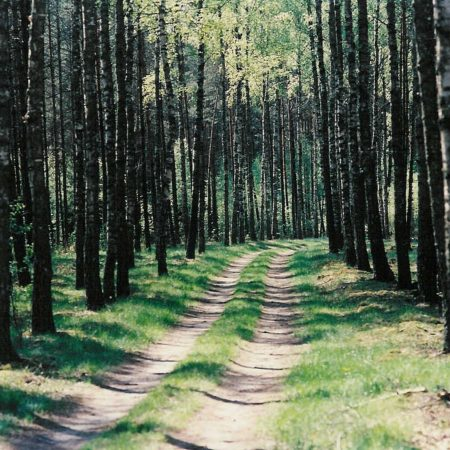
#> input picture Data Science/forest.jpg, 450 x 450 px, found by its file name
$ jupyter execute image_data_operations2.ipynb
#> lines starting #> are read from the running program, lines starting #| are printed output that depends on the picture
[cell 1]
#Importing Packages

import cv2
import numpy as np
import matplotlib.pyplot as plt
cv2.__version__

[cell 2]
# loading images , reshaping images

img1 = cv2.imread('C:/Users/kajan/OneDrive/Documents/Data Science/forest.jpg')
#> img1 is the input picture: shape (450, 450, 3); mean B, G, R 82.1, 100.2, 89.7
img2 = cv2.imread('C:/Users/kajan/OneDrive/Documents/Data Science/people-walking.jpg')
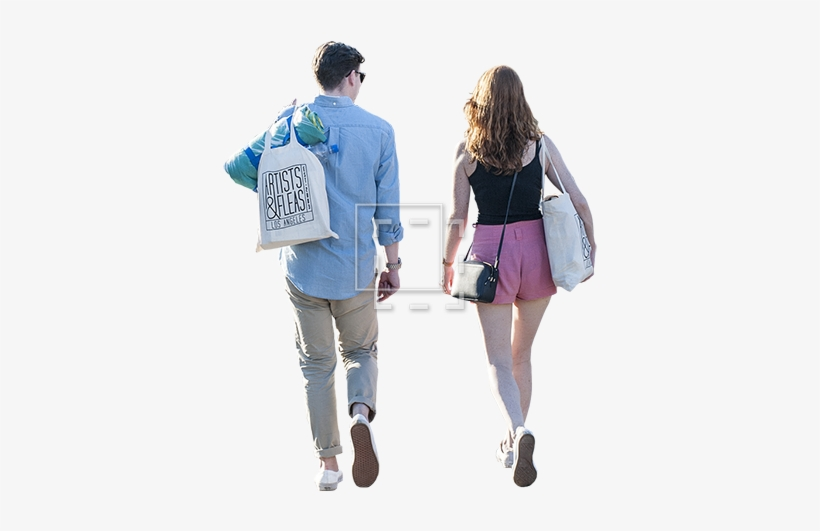
#> input picture Data Science/people-walking.jpg, 820 x 531 px, found by its file name
#> img2 is the input picture: shape (531, 820, 3); mean B, G, R 230, 227.3, 226.6

type(img1)
print('showing the size of image 1' ,img1.shape)
#| showing the size of image 1 (450, 450, 3)
print('showing the size of image 2' ,img2.shape)
#| showing the size of image 2 (531, 820, 3)


img1_reshaped = cv2.resize(img1,(300,300),interpolation=cv2.INTER_AREA)
img2_reshaped = cv2.resize(img2,(300,300),interpolation=cv2.INTER_AREA)
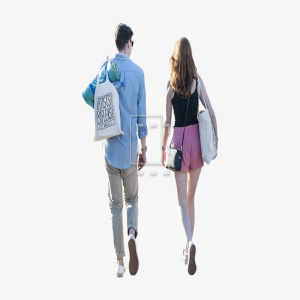
#> img2_reshaped: shape (300, 300, 3); mean B, G, R 230, 227.3, 226.6

print('Showing new size for the img2', img2_reshaped.shape)
#| Showing new size for the img2 (300, 300, 3)

[cell 3]
#printing the images

plt.figure(figsize=(10,10))
plt.subplot(121)
plt.imshow(img1_reshaped)
plt.subplot(122)
plt.imshow(img2_reshaped)
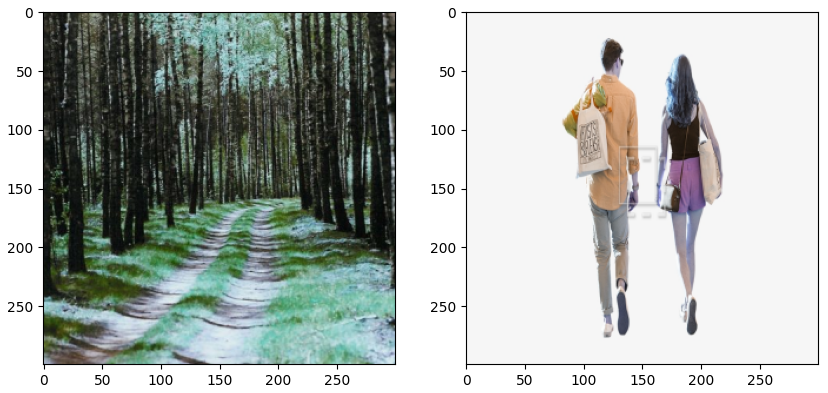
#> figure drawn by matplotlib, 2 panels; B, G, R data is drawn as R, G, B

[cell 4]
#Printing RGB Channels funcition is (gca)

plt.figure(figsize=(10,10))
plt.subplot(131)
plt.imshow(img1_reshaped[:,:,0])
plt.gca().set_title('Red Channel')

plt.subplot(132)
plt.imshow(img1_reshaped[:,:,1])
plt.gca().set_title('Green Channel')

plt.subplot(133)
plt.imshow(img1_reshaped[:,:,2])
plt.gca().set_title('Blue Channel')
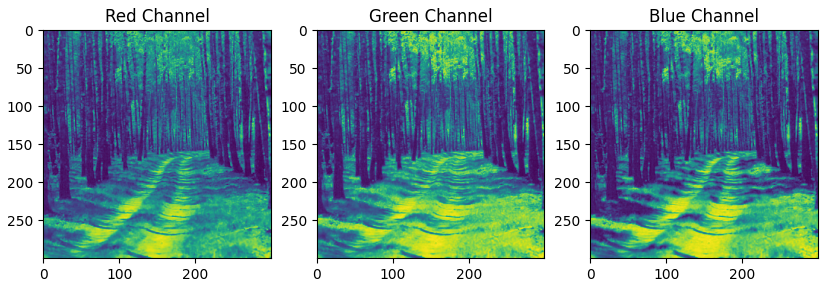
#> figure drawn by matplotlib, 3 panels

[cell 5]
#Adding images to each other

dst = cv2.addWeighted(img2_reshaped,0.5,img1_reshaped,0.3,0.1)
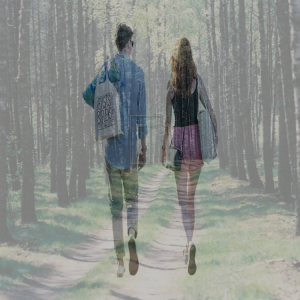
#> dst: shape (300, 300, 3); mean B, G, R 139.7, 143.8, 140.3
plt.figure(figsize=(10,10))
plt.imshow(dst)

[cell 6]
dst_subt = cv2.subtract(img1_reshaped, img2_reshaped)
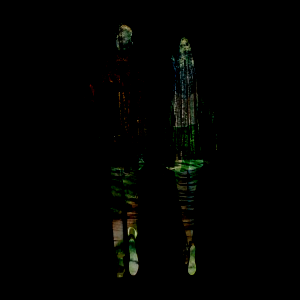
#> dst_subt: shape (300, 300, 3); mean B, G, R 1.4, 2.6, 2.1
plt.figure(figsize=(10,10))
plt.imshow(dst_subt)

[cell 7]
# Working with the thir image. (Image colors range from 0-255), (Use gca() to set titles)

img3 = cv2.imread('C:/Users/kajan/OneDrive/Documents/Data Science/cat.jpg')
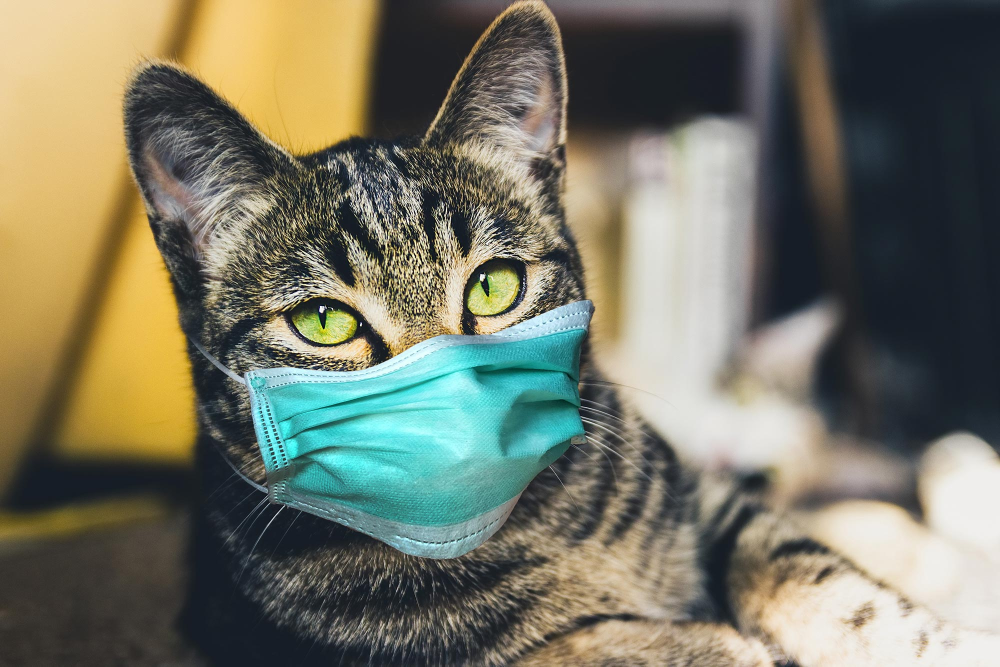
#> input picture Data Science/cat.jpg, 2000 x 1333 px, found by its file name (shown at 1/2 size)
#> img3 is the input picture: shape (1333, 2000, 3); mean B, G, R 100.5, 117.1, 117.1
print('showing th esize of the images' ,img3.shape)
#| showing th esize of the images (1333, 2000, 3)


negative = 255 - img3
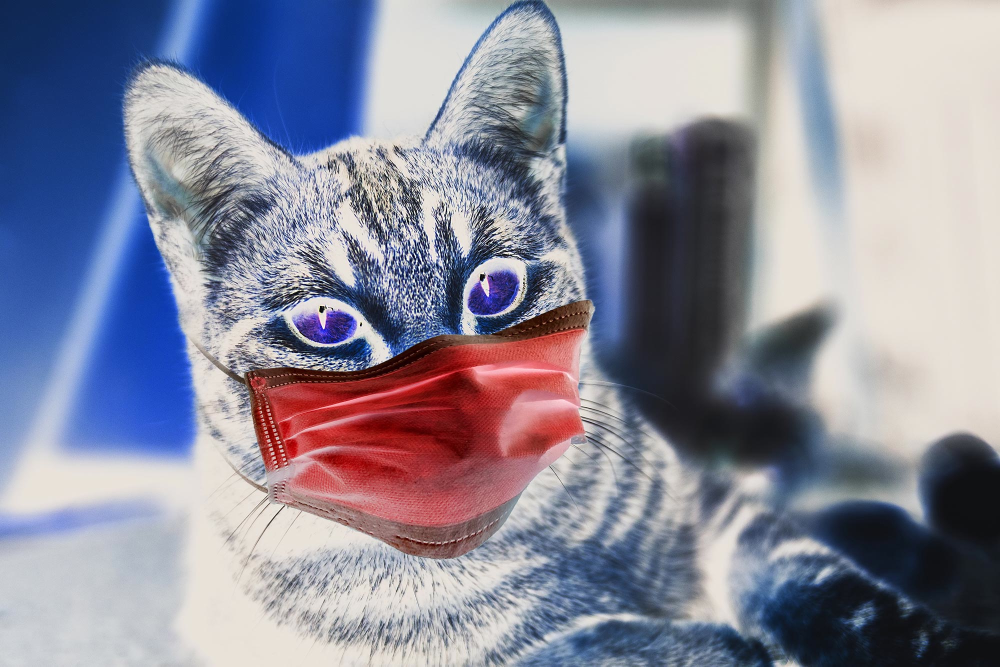
#> negative: shape (1333, 2000, 3) (shown at 1/2 size); mean B, G, R 154.5, 137.9, 137.9
plt.figure(figsize=(10,10))
plt.subplot(121)
plt.imshow(img3)
plt.gca().set_title('Original Image')
plt.subplot(122)
plt.imshow(negative)
plt.gca().set_title('Negative Image')
#> figure, not shown here; B, G, R data is drawn as R, G, B

[cell 8]
#Blurring images

img_blur = cv2.blur(img3,(80,80))
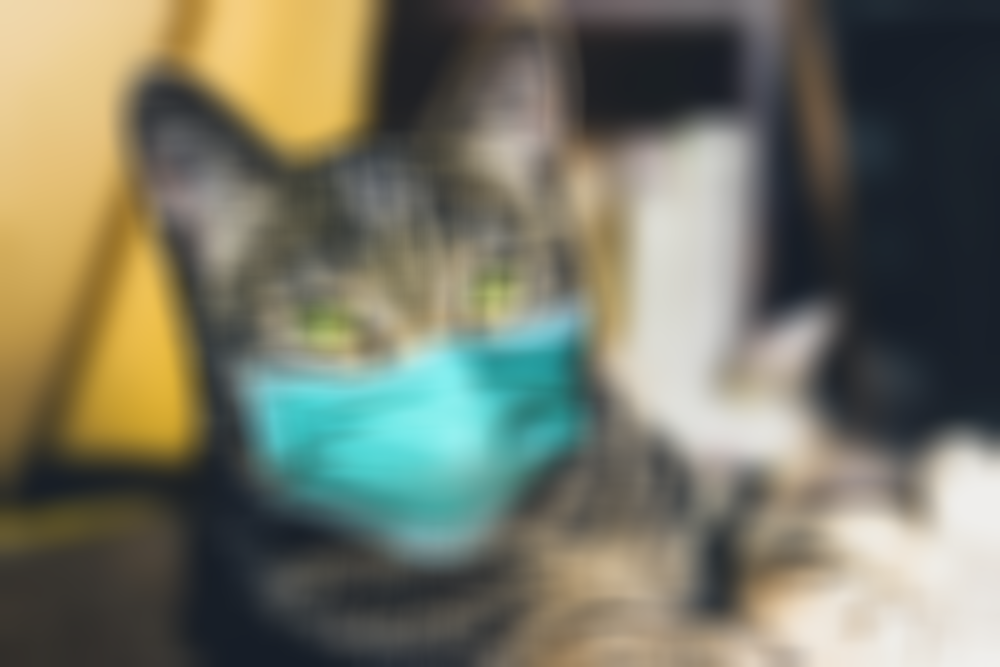
#> img_blur: shape (1333, 2000, 3) (shown at 1/2 size); mean B, G, R 100.5, 117.2, 117.1
img_filter = cv2.boxFilter(img3,-5,(30,30),normalize=True)
img_gaussianfilter = cv2.GaussianBlur(img3,(41,41),cv2.BORDER_DEFAULT)
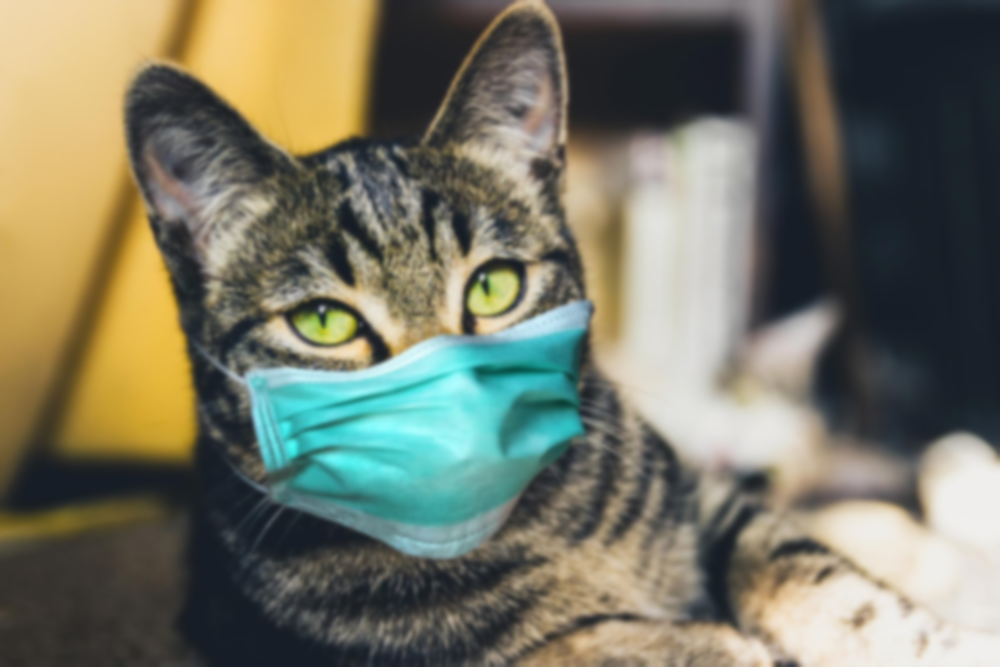
#> img_gaussianfilter: shape (1333, 2000, 3) (shown at 1/2 size); mean B, G, R 100.5, 117.1, 117.1

plt.figure(figsize=(20,20))
plt.subplot(141)
plt.imshow(img3)
plt.gca().set_title('Original Image')
plt.subplot(142)
plt.imshow(img_blur)
plt.gca().set_title('Blue Image')
plt.subplot(143)
plt.imshow(img_filter)
plt.gca().set_title('Filter Image')
plt.subplot(144)
plt.imshow(img_gaussianfilter)
plt.gca().set_title('Gaussian FIlter Image')
#> figure, not shown here; B, G, R data is drawn as R, G, B

[cell 9]
#Defining and image

img_cat_hsv = cv2.cvtColor(img3,cv2.cv2.COLOR_RGB2HSV)
#> img_cat_hsv: shape (1333, 2000, 3); mean H, S, V 69.3, 74.5, 128.6
plt.imshow(img_cat_hsv)
